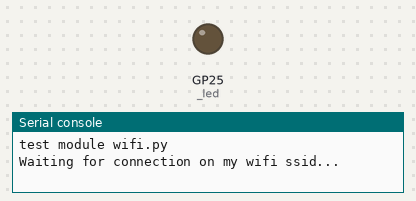
Bench run of a program on a simulated Raspberry Pi Pico running MicroPython. Shown: output pins drawn as LEDs (lit = HIGH), the last lines printed to the serial console. WiFi joins after 1.5 s. At 3.5 s the program stops and its outputs stay as they are.

Above: at 0.1 s.
At 1.6 s:
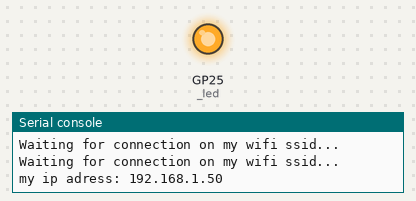
Timing chart, 0 to 5.0 s (numbered marks = the images above):
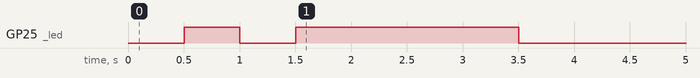

Measured:
- by itself, GP25 (_led): LOW → HIGH at 0.50 s, → LOW 0.50 s later, → HIGH 0.50 s later, → LOW 2.0 s later

The program:

wifi.py
```python
''' this module try to connect to WIFI_SSID

    args: None

    properties:
    - is_connected: True/False
    - ip_adress: ip adress in str format.

    methods:
    - disconnect(): disconnect from network

'''
from web.config import WIFI_SSID, WIFI_PASSWORD, LED
from web.log import log_error, log_warn, log_info
import time, network, sys

class Wifi:
    '''  connect to WIFI_SSID
    '''
    def __init__(self):
        LED.off()
        self._wlan = network.WLAN(network.STA_IF)
        self._wlan.active(True)
        self._wlan.connect(WIFI_SSID, WIFI_PASSWORD)

        try:
            while not self.is_connected:
                print(f'Waiting for connection on {WIFI_SSID}...')
                time.sleep(0.5)
                LED.blink()
        except KeyboardInterrupt:
            LED.off()
            sys.exit(1)

        LED.on()
        print(f'my ip adress: {self.ip_adress}')

    @property
    def is_connected(self) -> bool:
        return self._wlan.isconnected()

    @property
    def ip_adress(self) -> str:
        return self._wlan.ifconfig()[0]


    def disconnect(self) -> None:
        '''Disconnect from network'''
        self._wlan.disconnect()
        LED.off()
        log_info('Disconnected')

if  __name__ == '__main__':
    print('test module wifi.py')
    my_wifi = Wifi()
    time.sleep(2)
    my_wifi.disconnect()
    print('bye')
```

config.py
```python
''' config global variables of the web module:
    - WIFI-SSID: wifi ssid to connect
    - WIFI-PASSWORD: my wifi password
    - STATION: is the network.WLAN to activate
    - LED: led of PICO for managing connection status
        blinking: waiting for a wifi connection
        green: web server started
        off: not wifi connexion.
'''

from .led import Led

#########################################
WIFI_SSID = "my wifi ssid"
WIFI_PASSWORD = "my wifi password"
LED = Led()
#########################################
```

log.py
```python
# log management

import sys

def log_error(msg:str ="ERROR", debug:bool = False)-> None:
    if debug:
        print("[CRITICAL ERROR]", msg)
    sys.exit(1)

def log_warn(msg:str ="WARNING")-> None:
    print("[WARNING]", msg)

def log_info(msg:str ="INFO")-> None:
     print("[info]", msg)
```

led.py
```python
''' manage the  PICO LEd

    args: none

    properties:
    - is_on: True/False

    methods
    - off(): switch off the led
    - on(): switch on the led
    - blink(): switch on/off the led to make it blinked
'''

from machine import Pin
import time

class Led:
    def __init__(self)-> None:
        """ constructor """
        self._led = Pin("LED", Pin.OUT) #specific to PICO W
        self.off() #switch off the led.

    @property
    def is_on(self)-> bool:
        return(self._on)

    def off(self)-> None:
        """ Switch off the led. """
        self._led.value(0)
        self._on = False

    def on(self)-> None:
        """Switch on led."""
        self._led.value(1)
        self._on = True

    def blink(self) -> None:
        """Switch on/off led to make it blinked."""
        if self.is_on:
            self.off()
        else:
            self.on()

if  __name__ == '__main__':
    print('test module led.py')
    pico_led = Led()
    pico_led.on()
    time.sleep(3)
    pico_led.blink()
    print('bye')
```
